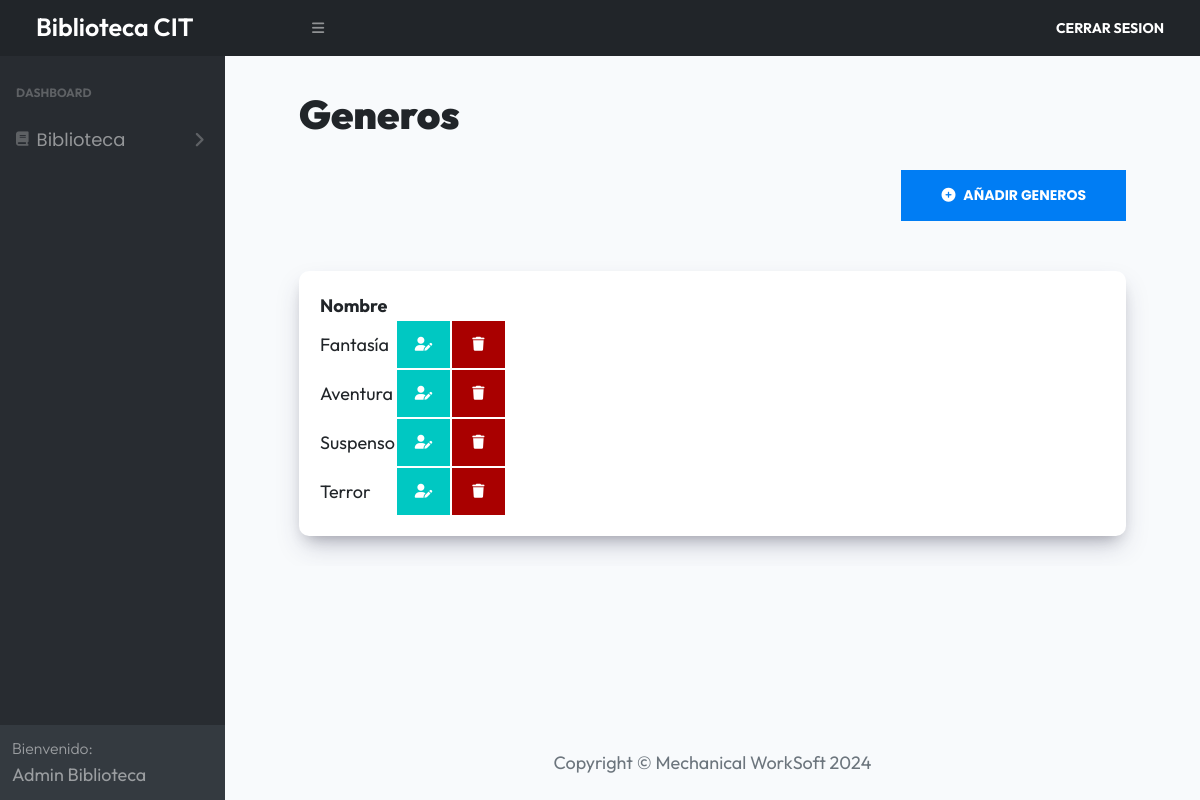
/admin/generos (signed in), run on the app's committed database.
### tables this page shows
CREATE TABLE `generos` (
  `id` int NOT NULL AUTO_INCREMENT,
  `nombre` varchar(30) DEFAULT NULL,
  PRIMARY KEY (`id`)
);

### controllers/GenerosController.php (called while the page is built, shortened)
<?php
class GenerosController
{
    public static function index(Router $router) {
        $generos = Genero::all();
        $resultado = $_GET['resultado'] ?? null;
        $router->render('admin/generos/index', [
            'titulo' => 'Generos',
            'resultado' => $resultado,
            'generos' => $generos
        ]);
    }
}

### index.php (called while the page is built, shortened)
<?php
$router = new Router();
$router->get('/', [AuthController::class, 'login']);
$router->post('/', [AuthController::class, 'login']);
$router->post('/logout', [AuthController::class, 'logout']);
$router->get('/registro', [AuthController::class, 'registro']);
$router->post('/registro', [AuthController::class, 'registro']);
$router->get('/admin/index', [DashboardController::class, 'index']);
$router->get('/admin/generos', [GenerosController::class, 'index']);
$router->get('/admin/generos/crear', [GenerosController::class, 'crear']);
$router->post('/admin/generos/crear', [GenerosController::class, 'crear']);
$router->get('/admin/generos/editar', [GenerosController::class, 'editar']);
$router->post('/admin/generos/editar', [GenerosController::class, 'editar']);
$router->post('/admin/generos/eliminar', [GenerosController::class, 'eliminar']);
$router->get('/admin/autores', [AutoresController::class, 'index']);
$router->get('/admin/autores/crear', [AutoresController::class, 'crear']);
$router->post('/admin/autores/crear', [AutoresController::class, 'crear']);
$router->get('/admin/autores/editar', [AutoresController::class, 'editar']);
$router->post('/admin/autores/editar', [AutoresController::class, 'editar']);
$router->post('/admin/autores/eliminar', [AutoresController::class, 'eliminar']);
$router->get('/admin/libros', [LibrosController::class, 'index']);
$router->get('/admin/libros/crear', [LibrosController::class, 'crear']);
$router->post('/admin/libros/crear', [LibrosController::class, 'crear']);
$router->get('/admin/libros/editar', [LibrosController::class, 'editar']);
$router->post('/admin/libros/editar', [LibrosController::class, 'editar']);
$router->post('/admin/libros/eliminar', [LibrosController::class, 'eliminar']);
$router->comprobarRutas();

### models/ActiveRecord.php (called while the page is built, shortened)
<?php
class ActiveRecord {
    protected static $db;
    protected static $tabla = '';
    public static function setDB($database) {
        self::$db = $database;
    }
    public static function consultarSQL($query) {
        $resultado = self::$db->query($query);
        $array = [];
        while($registro = $resultado->fetch_assoc()) {
            $array[] = static::crearObjeto($registro);
        }
        return $array;
    }
    protected static function crearObjeto($registro) {
        $objeto = new static;
        foreach($registro as $key => $value ) {
            if(property_exists( $objeto, $key  )) {
                $objeto->$key = $value;
            }
        }
        return $objeto;
    }
    public static function all($orden = 'DESC') {
        $query = "SELECT * FROM " . static::$tabla . " ORDER BY id ${orden}";
        $resultado = self::consultarSQL($query);
        return $resultado;
    }
}

### views/admin/generos/index.php (the view, shortened to what this page needs)
<div class="container-fluid px-4">
    <h1 class="mt-4"><?php echo $titulo?></h1>
    <div class="dashboard__contenedor-boton">
        <a class="dashboard__boton" href="/admin/generos/crear">
            <i class="fa-solid fa-circle-plus" style="padding-right:5px;"></i>
            Añadir Generos
        </a>
    </div>
    <div class="dashboard__contenedor">
        <?php if(!empty($generos)) { ?>
            <table id="datatables">
                <thead>
                <tr>
                    <th>Nombre</th>
                    <th></th>
                    <th></th>
                </tr>
                </thead>
                <tbody>
                <?php foreach($generos as $genero) { ?>
                    <tr>
                        <td>
                            <?php echo $genero->nombre; ?>
                        </td>
                        <td>
                            <a class="dashboard__boton-warning" href="/admin/generos/editar?id=<?php echo $genero->id; ?>" style="padding: 13px 18px">
                                <i class="fa-solid fa-user-pen"></i>
                            </a>
                        </td>
                        <td>
                            <form method="POST" action="/admin/generos/eliminar" class="table__formulario">
                                <button class="dashboard__boton-danger" type="submit" style="padding: 15px 20px">
                                    <i class="fa-solid fa-trash"></i>
                                </button>
                            </form>
                        </td>
                    </tr>
                <?php } ?>
                </tbody>
            </table>
        <?php } else { ?>
            <p class="text-center">No Hay Generos Aún</p>
        <?php } ?>
    </div>
</div>

### build/css/app.css (style rules this page uses)
html { line-height: 1.15; -webkit-text-size-adjust: 100%; }
body { margin: 0; }
h1 { font-size: 2em; margin: 0.67em 0; }
a { background-color: transparent; }
button, input, optgroup, select, textarea { font-family: inherit; font-size: 100%; line-height: 1.15; margin: 0; }
button, input { overflow: visible; }
button, select { text-transform: none; }
button, [type=button], [type=reset], [type=submit] { -webkit-appearance: button; }
body { font-family: "Outfit", sans-serif; font-size: 18px; }
a { text-decoration: none; }
h1, h2, h3 { font-family: "Outfit", sans-serif; font-weight: 900; margin: 2rem 0; }
h1 { font-size: 40px; }
.dashboard { height: 100%; display: flex; flex-direction: column; background-color: #F8FAFC; }
@media (min-width: 768px) { .dashboard__contenedor-boton { display: flex; justify-content: flex-end; margin-bottom: 50px; } }
.dashboard__boton { background-color: #007df4; padding: 15px 40px; color: #FFFFFF; font-size: 18px; font-weight: 700; border: none; transition-property: background-color; transition-duration: 0.3s; text-align: center; width: 100%; display: inline-block; text-transform: uppercase; font-size: 14px; }
@media (min-width: 768px) { .dashboard__boton { width: auto; } }
.dashboard__boton-warning { background-color: #00c8c2; padding: 15px 40px; color: #FFFFFF; font-size: 18px; font-weight: 700; border: none; transition-property: background-color; transition-duration: 0.3s; text-align: center; width: 100%; display: inline-block; text-transform: uppercase; font-size: 14px; }
@media (min-width: 768px) { .dashboard__boton-warning { width: auto; } }
.dashboard__boton-danger { background-color: rgb(169, 0, 0); padding: 15px 40px; color: #FFFFFF; font-size: 18px; font-weight: 700; border: none; transition-property: background-color; transition-duration: 0.3s; text-align: center; width: 100%; display: inline-block; text-transform: uppercase; font-size: 14px; }
@media (min-width: 768px) { .dashboard__boton-danger { width: auto; } }
.dashboard__contenedor, .dashboard__formulario { box-shadow: rgba(50, 50, 93, 0.25) 0px 13px 27px -5px, rgba(0, 0, 0, 0.3) 0px 8px 16px -8px; background-color: #FFFFFF; padding: 20px; border-radius: 10px; margin-top: 50px; }

### data on the page
generos: nombre "Fantasía"
generos: nombre "Aventura"
generos: nombre "Suspenso"
generos: nombre "Terror"

### other printed values
$_SESSION['nombre'] "Admin"
$_SESSION['apellido'] "Biblioteca"
$titulo "Generos"
